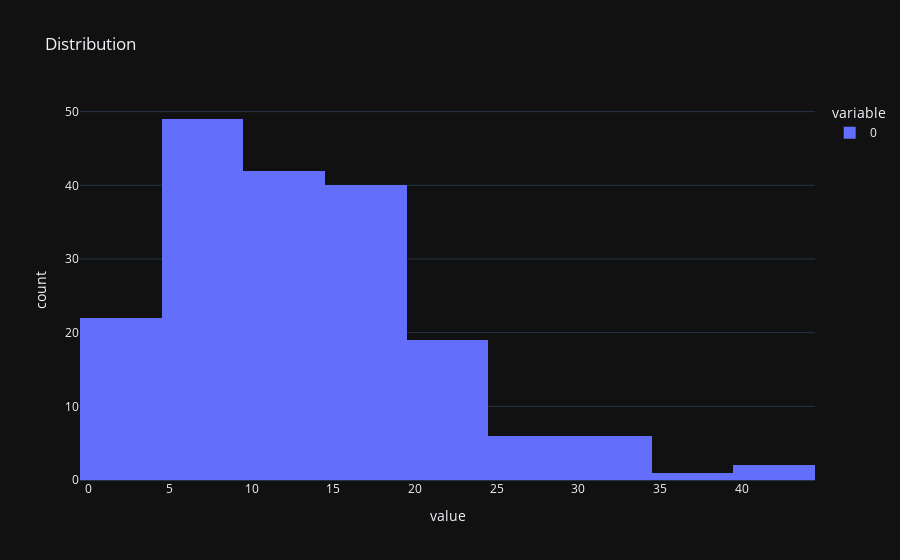
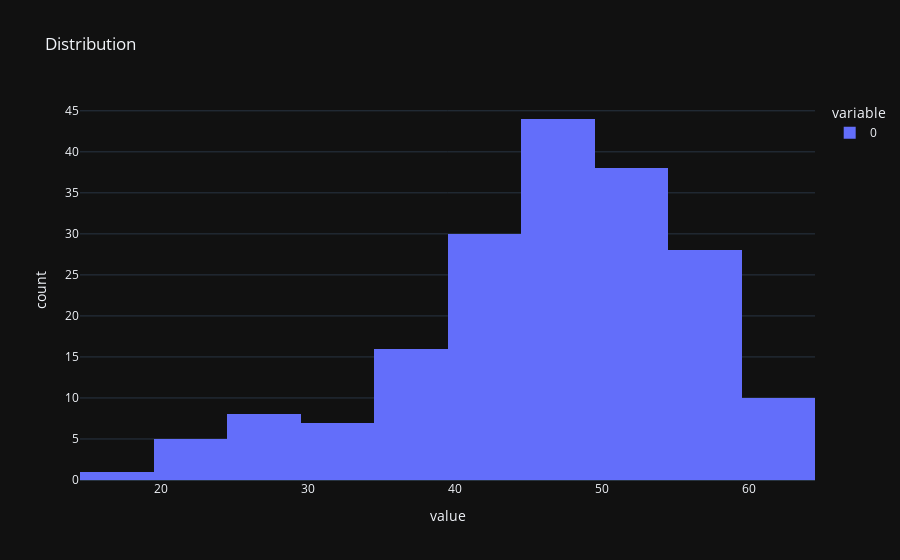
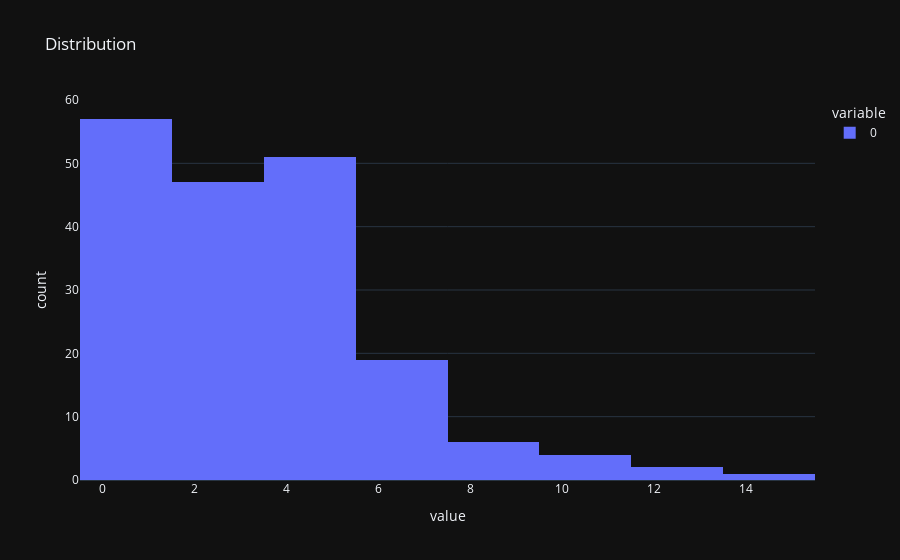
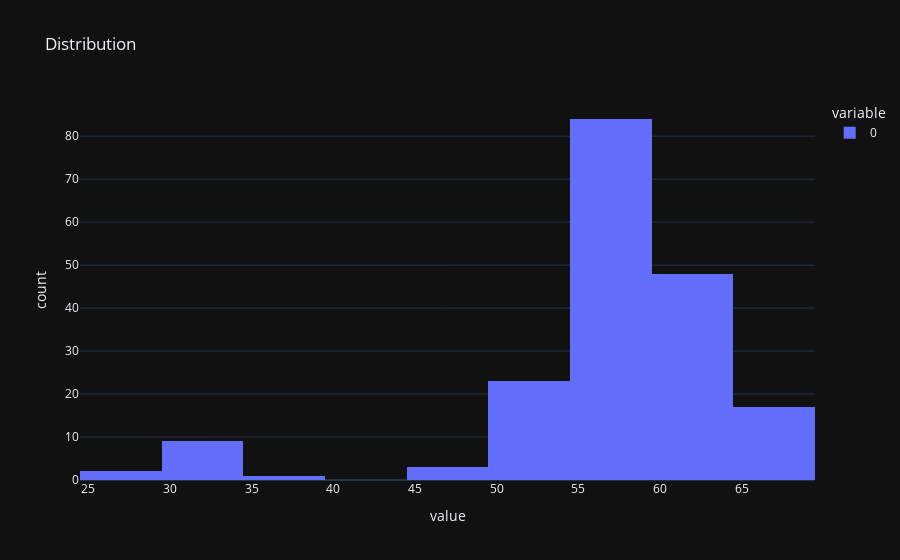

Notebook code cell kept with these figures, in order:
### Code cell
print("Eurostoxx 600\n\n")

group = euro_df[euro_df['sector'] == 'financials/util']
median_mc = group.groupby('date')['market_cap'].median()
group = group[group.apply(lambda x: x['market_cap'] > median_mc.loc[x.name[0]], axis=1)]


above, below = [], []

for date in monthly_dates_euro:
    above.append(len(group[group['trend_score'] > 0 ].loc[date]))
    below.append(len(group[group['trend_score'] <= 0].loc[date]))
    
print(f'Financials/Util Above MMC & Above ESG:\n')

stats(above)
biggest(group[group['trend_score'] > 0])

print(f'\nFinancials/Util Above MMC & Below ESG:\n')

stats(below)
biggest(group[group['trend_score'] <= 0])

group = euro_df[euro_df['sector'] == 'financials/util']
median_mc = group.groupby('date')['market_cap'].median()
group = group[group.apply(lambda x: x['market_cap'] <= median_mc.loc[x.name[0]], axis=1)]


above, below = [], []

for date in monthly_dates_euro:
    try:
        above.append(len(group[group['trend_score'] > 0 ].loc[date]))
    except Exception:
        above.append(0)
    try:
        below.append(len(group[group['trend_score'] <= 0].loc[date]))
    except Exception:
        below.append(0)
        
print(f'\nFinancials/Util Below MMC & Above ESG:\n')

stats(above)
biggest(group[group['trend_score'] > 0])

print(f'\nFinancials/Util Below MMC & Below ESG:\n')

stats(below)
biggest(group[group['trend_score'] <= 0])

group = euro_df[euro_df['sector'] == 'other']
median_mc = group.groupby('date')['market_cap'].median()
group = group[group.apply(lambda x: x['market_cap'] <= median_mc.loc[x.name[0]], axis=1)]


above, below = [], []

for date in monthly_dates_euro:
    try:
        above.append(len(group[group['trend_score'] > 0 ].loc[date]))
    except Exception:
        above.append(0)
    try:
        below.append(len(group[group['trend_score'] <= 0].loc[date]))
    except Exception:
        below.append(0)
        
print(f'\nOthers Below MMC & Above ESG:\n')

stats(above)
biggest(group[group['trend_score'] > 0])

print(f'\nOthers Below MMC & Below ESG:\n')

stats(below)
biggest(group[group['trend_score'] <= 0])

group = euro_df[euro_df['sector'] == 'other']
median_mc = group.groupby('date')['market_cap'].median()
group = group[group.apply(lambda x: x['market_cap'] > median_mc.loc[x.name[0]], axis=1)]


above, below = [], []

for date in monthly_dates_euro:
    try:
        above.append(len(group[group['trend_score'] > 0 ].loc[date]))
    except Exception:
        above.append(0)
    try:
        below.append(len(group[group['trend_score'] <= 0].loc[date]))
    except Exception:
        below.append(0)
        
print(f'\nOthers Above MMC & Above ESG:\n')

stats(above)
biggest(group[group['trend_score'] > 0])

print(f'\nOthers Above MMC & Below ESG:\n')

stats(below)
biggest(group[group['trend_score'] <= 0])

### Figure 1 — Plotly figure (JSON) as saved in the notebook; plotly's stock layout.template omitted (floating-point values rounded to 4 significant figures; data arrays with more than 128 entries replaced by an {"elided": "..."} marker saying what was removed)
{"data": [{"alignmentgroup": "True", "bingroup": "x", "hovertemplate": "variable=0<br>value=%{x}<br>count=%{y}<extra></extra>", "legendgroup": "0", "marker": {"color": "#636efa", "pattern": {"shape": ""}}, "name": "0", "nbinsx": 10, "offsetgroup": "0", "orientation": "v", "showlegend": true, "type": "histogram", "x": {"elided": "187 int values"}, "xaxis": "x", "yaxis": "y"}], "layout": {"autosize": true, "barmode": "relative", "legend": {"title": {"text": "variable"}, "tracegroupgap": 0}, "title": {"text": "Distribution"}, "xaxis": {"anchor": "y", "autorange": true, "domain": [0, 1], "range": [-0.5, 44.5], "title": {"text": "value"}, "type": "linear"}, "yaxis": {"anchor": "x", "autorange": true, "domain": [0, 1], "range": [0, 51.58], "title": {"text": "count"}}}}

### Figure 2 — Plotly figure (JSON) as saved in the notebook; plotly's stock layout.template omitted (floating-point values rounded to 4 significant figures; data arrays with more than 128 entries replaced by an {"elided": "..."} marker saying what was removed)
{"data": [{"alignmentgroup": "True", "bingroup": "x", "hovertemplate": "variable=0<br>value=%{x}<br>count=%{y}<extra></extra>", "legendgroup": "0", "marker": {"color": "#636efa", "pattern": {"shape": ""}}, "name": "0", "nbinsx": 10, "offsetgroup": "0", "orientation": "v", "showlegend": true, "type": "histogram", "x": {"elided": "187 int values"}, "xaxis": "x", "yaxis": "y"}], "layout": {"autosize": true, "barmode": "relative", "legend": {"title": {"text": "variable"}, "tracegroupgap": 0}, "title": {"text": "Distribution"}, "xaxis": {"anchor": "y", "autorange": true, "domain": [0, 1], "range": [14.5, 64.5], "title": {"text": "value"}, "type": "linear"}, "yaxis": {"anchor": "x", "autorange": true, "domain": [0, 1], "range": [0, 46.32], "title": {"text": "count"}}}}

### Figure 3 — Plotly figure (JSON) as saved in the notebook; plotly's stock layout.template omitted (floating-point values rounded to 4 significant figures; data arrays with more than 128 entries replaced by an {"elided": "..."} marker saying what was removed)
{"data": [{"alignmentgroup": "True", "bingroup": "x", "hovertemplate": "variable=0<br>value=%{x}<br>count=%{y}<extra></extra>", "legendgroup": "0", "marker": {"color": "#636efa", "pattern": {"shape": ""}}, "name": "0", "nbinsx": 10, "offsetgroup": "0", "orientation": "v", "showlegend": true, "type": "histogram", "x": {"elided": "187 int values"}, "xaxis": "x", "yaxis": "y"}], "layout": {"autosize": true, "barmode": "relative", "legend": {"title": {"text": "variable"}, "tracegroupgap": 0}, "title": {"text": "Distribution"}, "xaxis": {"anchor": "y", "autorange": true, "domain": [0, 1], "range": [-0.5, 15.5], "title": {"text": "value"}, "type": "linear"}, "yaxis": {"anchor": "x", "autorange": true, "domain": [0, 1], "range": [0, 60], "title": {"text": "count"}}}}

### Figure 4 — Plotly figure (JSON) as saved in the notebook; plotly's stock layout.template omitted (floating-point values rounded to 4 significant figures; data arrays with more than 128 entries replaced by an {"elided": "..."} marker saying what was removed)
{"data": [{"alignmentgroup": "True", "bingroup": "x", "hovertemplate": "variable=0<br>value=%{x}<br>count=%{y}<extra></extra>", "legendgroup": "0", "marker": {"color": "#636efa", "pattern": {"shape": ""}}, "name": "0", "nbinsx": 10, "offsetgroup": "0", "orientation": "v", "showlegend": true, "type": "histogram", "x": {"elided": "187 int values"}, "xaxis": "x", "yaxis": "y"}], "layout": {"autosize": true, "barmode": "relative", "legend": {"title": {"text": "variable"}, "tracegroupgap": 0}, "title": {"text": "Distribution"}, "xaxis": {"anchor": "y", "autorange": true, "domain": [0, 1], "range": [24.5, 69.5], "title": {"text": "value"}, "type": "linear"}, "yaxis": {"anchor": "x", "autorange": true, "domain": [0, 1], "range": [0, 88.42], "title": {"text": "count"}}}}
